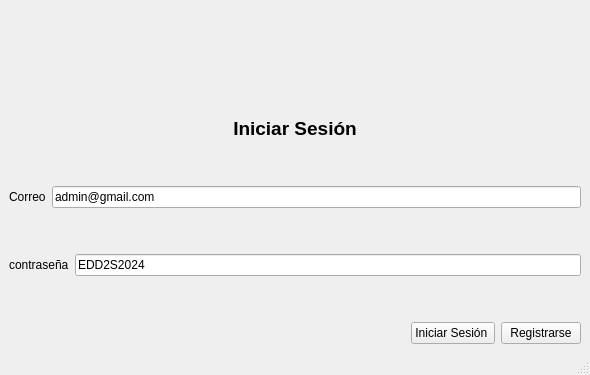
<?xml version="1.0" encoding="UTF-8"?>
<ui version="4.0">
 <class>MainWindow</class>
 <widget class="QMainWindow" name="MainWindow">
  <property name="geometry">
   <rect>
    <x>0</x>
    <y>0</y>
    <width>590</width>
    <height>375</height>
   </rect>
  </property>
  <property name="windowTitle">
   <string>Social Structure</string>
  </property>
  <widget class="QWidget" name="centralwidget">
   <layout class="QVBoxLayout" name="verticalLayout_5">
    <item>
     <layout class="QVBoxLayout" name="verticalLayout_4">
      <item>
       <spacer name="verticalSpacer_4">
        <property name="orientation">
         <enum>Qt::Orientation::Vertical</enum>
        </property>
        <property name="sizeHint" stdset="0">
         <size>
          <width>20</width>
          <height>40</height>
         </size>
        </property>
       </spacer>
      </item>
      <item>
       <layout class="QVBoxLayout" name="verticalLayout_3">
        <item>
         <layout class="QVBoxLayout" name="verticalLayout_2">
          <item>
           <layout class="QHBoxLayout" name="horizontalLayout_4">
            <item>
             <spacer name="horizontalSpacer_2">
              <property name="orientation">
               <enum>Qt::Orientation::Horizontal</enum>
              </property>
              <property name="sizeHint" stdset="0">
               <size>
                <width>40</width>
                <height>20</height>
               </size>
              </property>
             </spacer>
            </item>
            <item>
             <widget class="QLabel" name="label_3">
              <property name="toolTip">
               <string>&lt;html&gt;&lt;head/&gt;&lt;body&gt;&lt;p align=&quot;center&quot;&gt;Iniciar Sesión&lt;/p&gt;&lt;/body&gt;&lt;/html&gt;</string>
              </property>
              <property name="text">
               <string>&lt;html&gt;&lt;head/&gt;&lt;body&gt;&lt;p align=&quot;center&quot;&gt;&lt;span style=&quot; font-size:14pt; font-weight:700;&quot;&gt;Iniciar Sesión&lt;/span&gt;&lt;/p&gt;&lt;/body&gt;&lt;/html&gt;</string>
              </property>
             </widget>
            </item>
            <item>
             <spacer name="horizontalSpacer_3">
              <property name="orientation">
               <enum>Qt::Orientation::Horizontal</enum>
              </property>
              <property name="sizeHint" stdset="0">
               <size>
                <width>40</width>
                <height>20</height>
               </size>
              </property>
             </spacer>
            </item>
           </layout>
          </item>
          <item>
           <spacer name="verticalSpacer_2">
            <property name="orientation">
             <enum>Qt::Orientation::Vertical</enum>
            </property>
            <property name="sizeHint" stdset="0">
             <size>
              <width>20</width>
              <height>40</height>
             </size>
            </property>
           </spacer>
          </item>
          <item>
           <layout class="QVBoxLayout" name="verticalLayout">
            <item>
             <layout class="QHBoxLayout" name="horizontalLayout">
              <item>
               <widget class="QLabel" name="label">
                <property name="text">
                 <string>Correo</string>
                </property>
               </widget>
              </item>
              <item>
               <widget class="QLineEdit" name="txt_correo">
                <property name="text">
                 <string>admin@gmail.com</string>
                </property>
               </widget>
              </item>
             </layout>
            </item>
            <item>
             <spacer name="verticalSpacer">
              <property name="orientation">
               <enum>Qt::Orientation::Vertical</enum>
              </property>
              <property name="sizeHint" stdset="0">
               <size>
                <width>20</width>
                <height>40</height>
               </size>
              </property>
             </spacer>
            </item>
            <item>
             <layout class="QHBoxLayout" name="horizontalLayout_2">
              <item>
               <widget class="QLabel" name="label_2">
                <property name="text">
                 <string>contraseña</string>
                </property>
               </widget>
              </item>
              <item>
               <widget class="QLineEdit" name="txt_pass">
                <property name="text">
                 <string>EDD2S2024</string>
                </property>
               </widget>
              </item>
             </layout>
            </item>
           </layout>
          </item>
         </layout>
        </item>
        <item>
         <spacer name="verticalSpacer_3">
          <property name="orientation">
           <enum>Qt::Orientation::Vertical</enum>
          </property>
          <property name="sizeHint" stdset="0">
           <size>
            <width>20</width>
            <height>40</height>
           </size>
          </property>
         </spacer>
        </item>
        <item>
         <layout class="QHBoxLayout" name="horizontalLayout_3">
          <item>
           <spacer name="horizontalSpacer">
            <property name="orientation">
             <enum>Qt::Orientation::Horizontal</enum>
            </property>
            <property name="sizeHint" stdset="0">
             <size>
              <width>40</width>
              <height>20</height>
             </size>
            </property>
           </spacer>
          </item>
          <item>
           <widget class="QPushButton" name="btn_Login">
            <property name="text">
             <string>Iniciar Sesión </string>
            </property>
           </widget>
          </item>
          <item>
           <widget class="QPushButton" name="btn_Sigin">
            <property name="text">
             <string>Registrarse</string>
            </property>
           </widget>
          </item>
         </layout>
        </item>
       </layout>
      </item>
     </layout>
    </item>
   </layout>
  </widget>
  <widget class="QMenuBar" name="menubar">
   <property name="geometry">
    <rect>
     <x>0</x>
     <y>0</y>
     <width>590</width>
     <height>25</height>
    </rect>
   </property>
  </widget>
  <widget class="QStatusBar" name="statusbar"/>
 </widget>
 <resources/>
 <connections/>
</ui>
